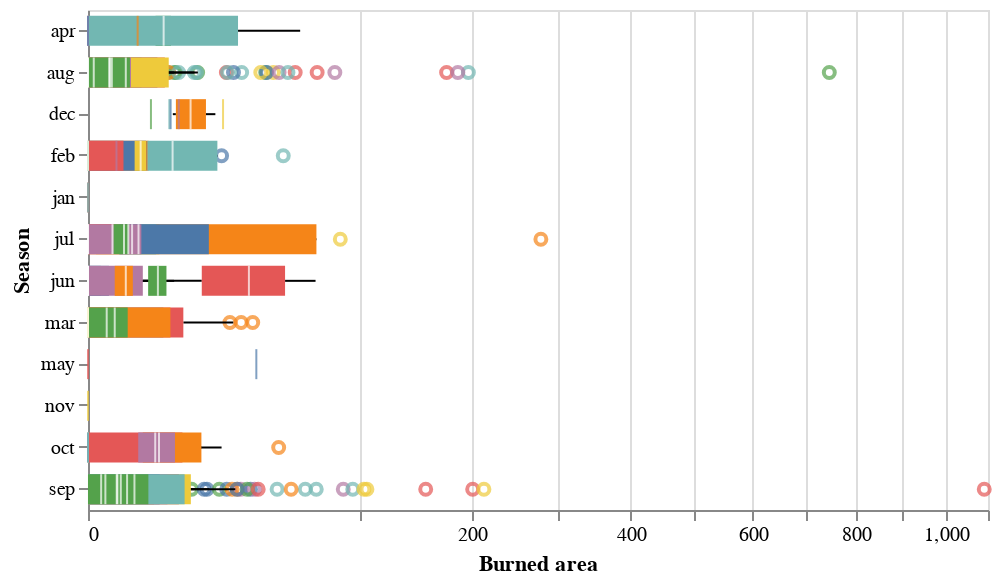

Write notebook code for a chart like this one.
### Code cell
# Change month to season

alt.Chart(cleaned_train_set).mark_boxplot(size = 15).encode(
    x = alt.X("area", 
              scale = alt.Scale(type = "sqrt"),
              title = "Burned area"),
    y = alt.Y("month", 
              sort = "x",
              title = "Season"),
    color = alt.Color("day",
                      legend = None)
).properties(
    height = 250,
    width = 450
)

### Figure 1 — Vega-Lite specification as saved in the notebook (floating-point values rounded to 4 significant figures; data arrays with more than 128 entries replaced by an {"elided": "..."} marker saying what was removed)
{"$schema": "https://vega.github.io/schema/vega-lite/v4.8.1.json", "config": {"view": {"continuousHeight": 300, "continuousWidth": 400}}, "data": {"name": "data-a4dd35b52c62537d20052f8106ea7650"}, "datasets": {"data-a4dd35b52c62537d20052f8106ea7650": {"elided": "517 records"}}, "encoding": {"color": {"field": "day", "legend": null, "type": "nominal"}, "x": {"field": "area", "scale": {"type": "sqrt"}, "title": "Burned area", "type": "quantitative"}, "y": {"field": "month", "sort": "x", "title": "Season", "type": "nominal"}}, "height": 250, "mark": {"size": 15, "type": "boxplot"}, "width": 450}
